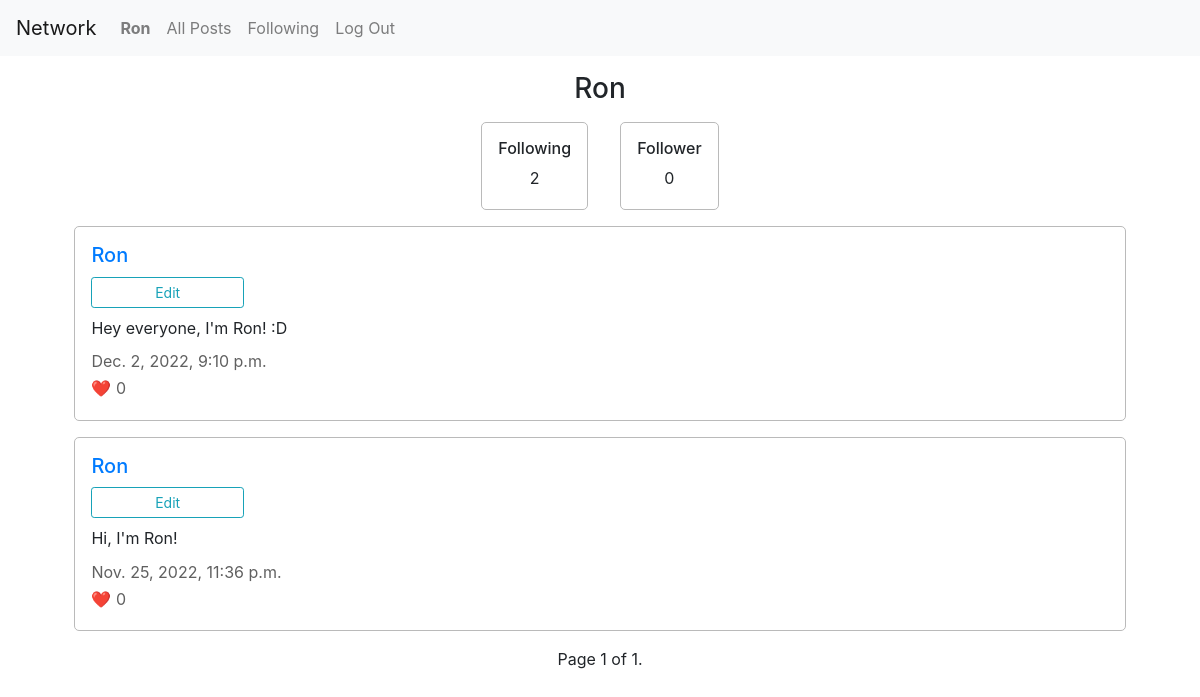
The app's page /user/Ron (signed in), older data.
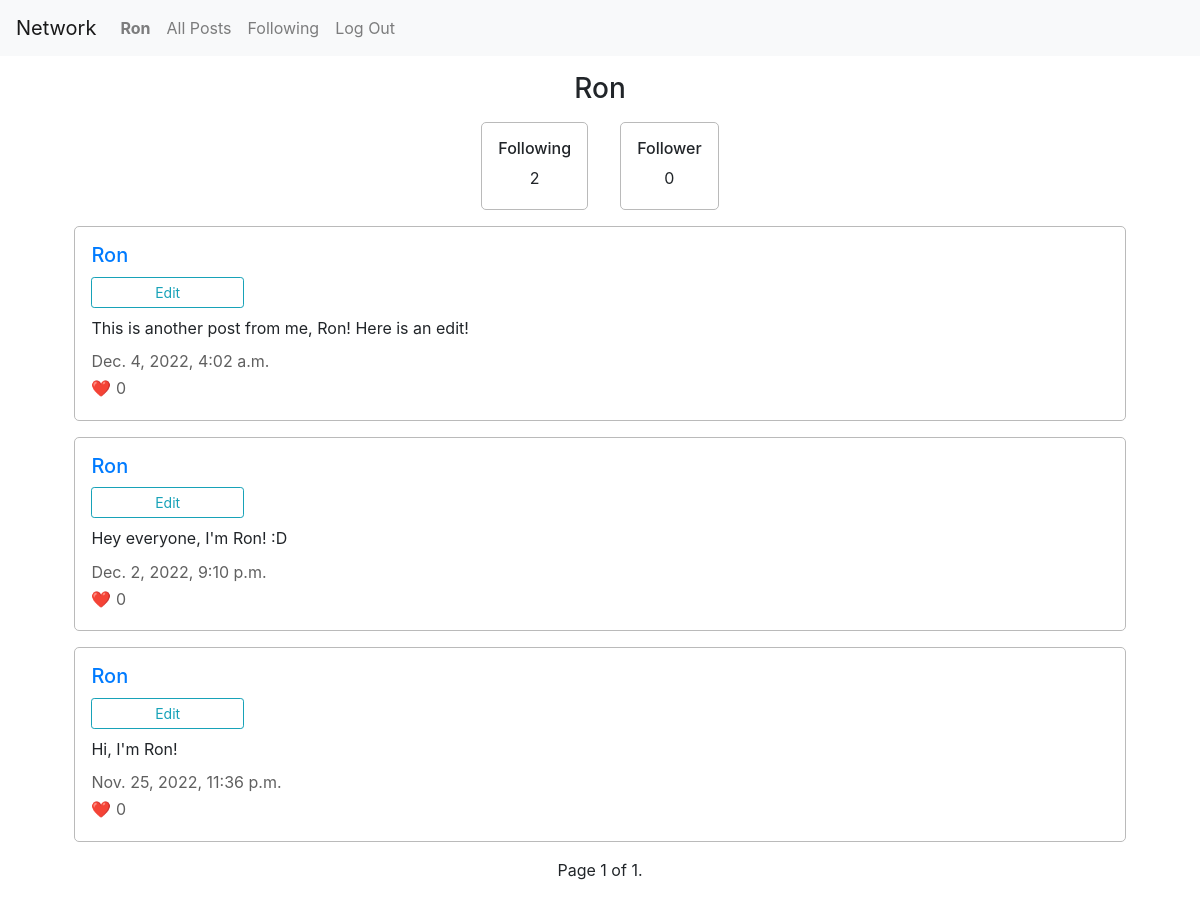
The same page, newer data.
### network/models.py (models this page shows, shortened)
class User(AbstractUser):
    pass

class Post(models.Model):
    user = models.ForeignKey("User", on_delete=models.CASCADE, related_name ="posts")
    content = models.TextField(max_length=255)
    timestamp = models.DateTimeField(auto_now_add=True)
    likes = models.ManyToManyField("User", blank=True, related_name="liked")

### network/views.py (the view, shortened to what this page needs)
# urls.py: path("user/<str:username>", views.user, name="user"),
def user(request, username):
    watcher = User.objects.get(username=request.user)
    user = User.objects.get(username=username)
    posts = Post.objects.all()
    userposts = posts.filter(user=user.id).order_by('timestamp').reverse()
    followingCount = user.following.all().count()
    followedCount = user.followed.all().count()
    followLink = Follow.objects.filter(following = watcher, followed = user)
    ownPage = False
    isFollowing = False
    if user == watcher:
        ownPage = True
    elif followLink.exists():
        isFollowing = True
    paginator = Paginator(userposts, 10)
    page_num = request.GET.get('page')
    page_obj = paginator.get_page(page_num)
    return render(request, "network/user.html", {
        "username": user.username,
        "page_obj": page_obj,
        "ownpage": ownPage,
        "isfollowing": isFollowing,
        "following": followingCount,
        "follower": followedCount
    })

### network/templates/network/user.html (shortened to what this page needs)
{% extends "network/layout.html" %}
{% load static %}
{% block body %}
    <h3>{{ username }}</h3>
    <div class="user-info">
        <div class="section">
            <h6>Following</h6>
            <p>{{ following }}</p>
        </div>
        <div class="section">
            <h6>Follower</h6>
            <p>{{ follower }}</p>
        </div>
    </div>
    {% for post in page_obj %}
        <div class="section">
            <h5><a href="{% url 'user' username %}">{{ username }}</a></h5>
            {% if user.username == post.user.username %}
                <div>
                    <button class="edit-btn {{ post.id }} btn btn-outline-info btn-sm">Edit</button>
                </div>
            {% endif %}
            <p class="post-content" id="post-content-{{ post.id }}">{{ post.content }}</p>
            <p class="grey">{{ post.timestamp }}</p>
            <p class="grey">&#10084;&#65039; {{ post.likes.all.count }}</p>
        </div>
    {% endfor %}
    <div class="pagination">
        <span class="step-links">
            <span class="current">
                Page {{ page_obj.number }} of {{ page_obj.paginator.num_pages }}.
            </span>
        </span>
    </div>
{% endblock %}

### network/templates/network/layout.html (shortened to what this page needs)
{% load static %}
<!DOCTYPE html>
<html lang="en">
    <head>
        <link rel="stylesheet" href="https://stackpath.bootstrapcdn.com/bootstrap/4.4.1/css/bootstrap.min.css">
        <link href="{% static 'network/styles.css' %}" rel="stylesheet">
    </head>
    <body>
        <nav class="navbar navbar-expand-lg navbar-light bg-light">
            <a class="navbar-brand" href="#">Network</a>
            <div class="collapse navbar-collapse" id="navbarNav">
                <ul class="navbar-nav mr-auto">
                {% if user.is_authenticated %}
                    <li class="nav-item">
                        <a class="nav-link" href="{% url 'user' user.username %}"><strong id="current-user">{{ user.username }}</strong></a>
                    </li>
                {% endif %}
                <li class="nav-item">
                    <a class="nav-link" href="{% url 'index' %}">All Posts</a>
                </li>
                {% if user.is_authenticated %}
                    <li class="nav-item">
                        <a class="nav-link" href="{% url 'following' %}">Following</a>
                    </li>
                    <li class="nav-item">
                        <a class="nav-link" href="{% url 'logout' %}">Log Out</a>
                    </li>
                {% endif %}
                </ul>
            </div>
        </nav>
        <div class="body">
            {% block body %}
            {% endblock %}
        </div>
    </body>
</html>

Row changes from the older to the newer data that the page shows:
added Post: {{ username }} "Ron", content "This is another post from me, Ron! Here is an edit!", timestamp "Dec. 4, 2022, 4:02 a.m.", likes.all.count "0"
